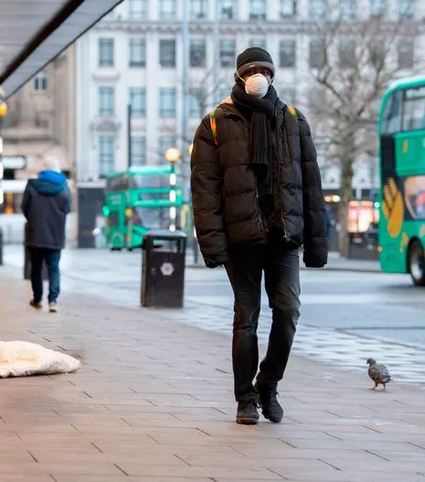
#> input picture Screenshot 2023-08-06 092711.png, 425 x 482 px, found by its file name
$ jupyter execute 'detect_people HOG algorithm.ipynb'
#> lines starting #> are read from the running program, lines starting #| are printed output that depends on the picture; after the words box and inside, x2 and y2 are one past the last pixel; in counts of white or black regions, pixels touching at a corner belong together
[cell 1]
import cv2
import matplotlib.pyplot as plt

def detect_people(image_path):
    img = cv2.imread(image_path)
#> img is the input picture: shape (482, 425, 3); mean B, G, R 150.7, 146.6, 140.9
    #img=cv2.resize(img,(900,900))

    hog = cv2.HOGDescriptor()
    hog.setSVMDetector(cv2.HOGDescriptor_getDefaultPeopleDetector())

    (cooredinates, w) = hog.detectMultiScale(img,
                                             winStride=(5,54),
                                             padding=(8, 8),
                                             scale=1.05)
#> cooredinates = [[0, 151, 95, 193], [201, 202, 129, 258], [171, 126, 176, 353]]; w = [3.17, 0.271, 0.741]

    for (x, y, w, h) in cooredinates:
        cv2.rectangle(img, (x, y-100), (x + w, y + h), (0, 255, 0), 5)
        plt.figure(figsize=(20,20))
        plt.axis("off")
        plt.title("HOG")
        plt.imshow(img)
#> this loop made 3 passes
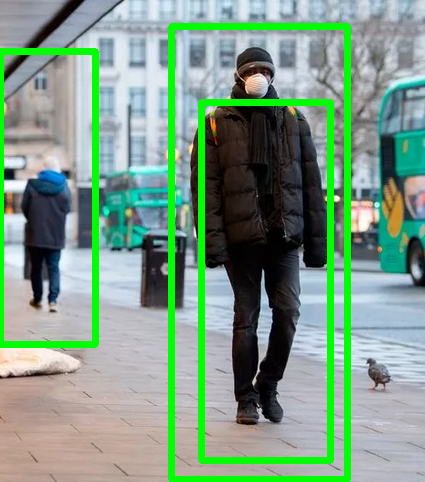
#> img: shape (482, 425, 3); 9.73% of pixels changed, all inside (x1, y1, x2, y2) = (0, 23, 351, 482)


image_path = r"C:\Users\zbook 17 g3\Desktop\New folder (4)\Screenshot 2023-08-06 092711.png"
detect_people(image_path)
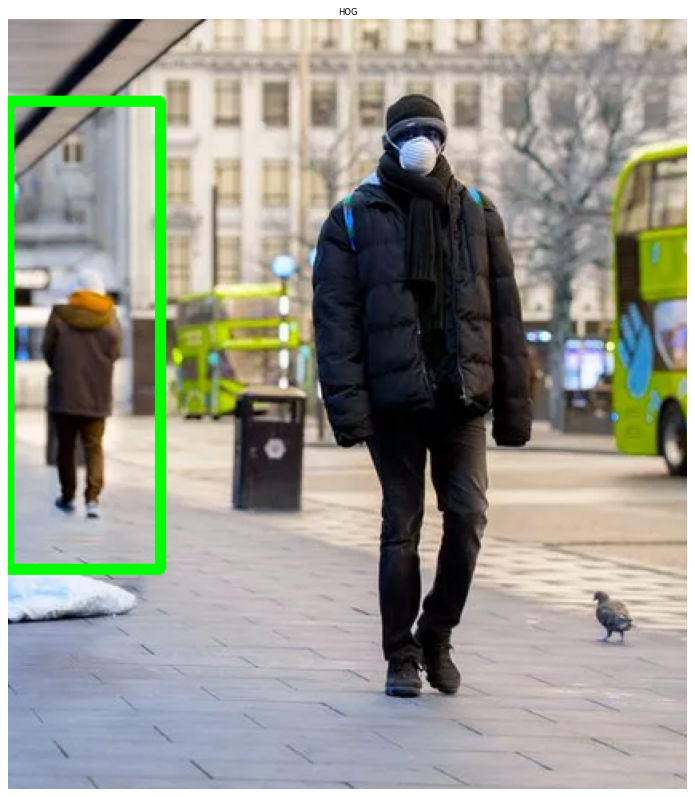
#> figure drawn by matplotlib, 1 panel; B, G, R data is drawn as R, G, B
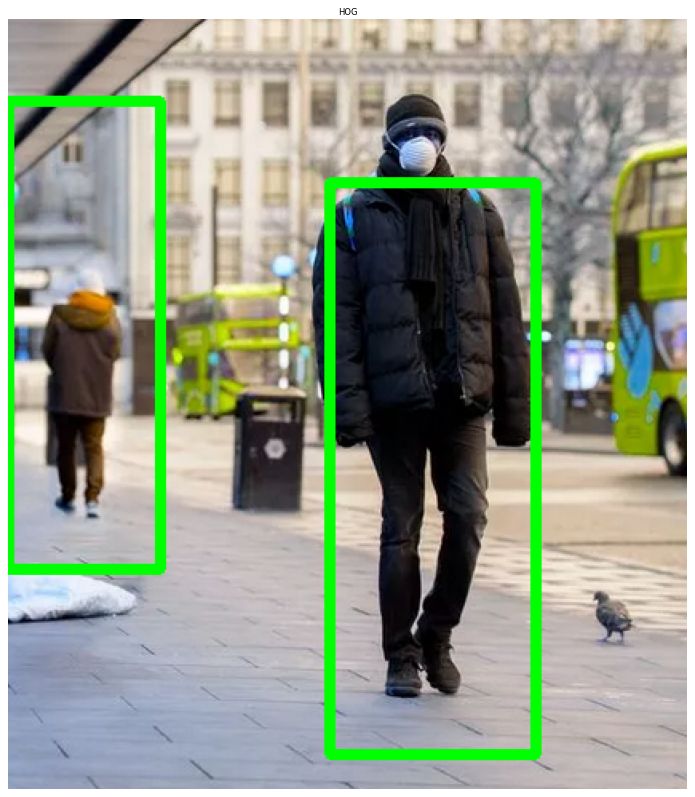
#> figure drawn by matplotlib, 1 panel; B, G, R data is drawn as R, G, B
